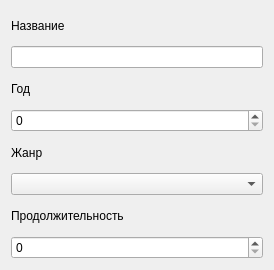
<?xml version="1.0" encoding="UTF-8"?>
<ui version="4.0">
 <class>Form</class>
 <widget class="QWidget" name="Form">
  <property name="geometry">
   <rect>
    <x>0</x>
    <y>0</y>
    <width>274</width>
    <height>270</height>
   </rect>
  </property>
  <property name="windowTitle">
   <string>Form</string>
  </property>
  <layout class="QVBoxLayout" name="verticalLayout">
   <item>
    <widget class="QLabel" name="label">
     <property name="text">
      <string>Название</string>
     </property>
    </widget>
   </item>
   <item>
    <widget class="QLineEdit" name="lineEdit"/>
   </item>
   <item>
    <widget class="QLabel" name="label_2">
     <property name="text">
      <string>Год</string>
     </property>
    </widget>
   </item>
   <item>
    <widget class="QSpinBox" name="spinBox"/>
   </item>
   <item>
    <widget class="QLabel" name="label_3">
     <property name="text">
      <string>Жанр</string>
     </property>
    </widget>
   </item>
   <item>
    <widget class="QComboBox" name="comboBox"/>
   </item>
   <item>
    <widget class="QLabel" name="label_4">
     <property name="text">
      <string>Продолжительность</string>
     </property>
    </widget>
   </item>
   <item>
    <widget class="QSpinBox" name="spinBox_2"/>
   </item>
  </layout>
 </widget>
 <resources/>
 <connections/>
</ui>
